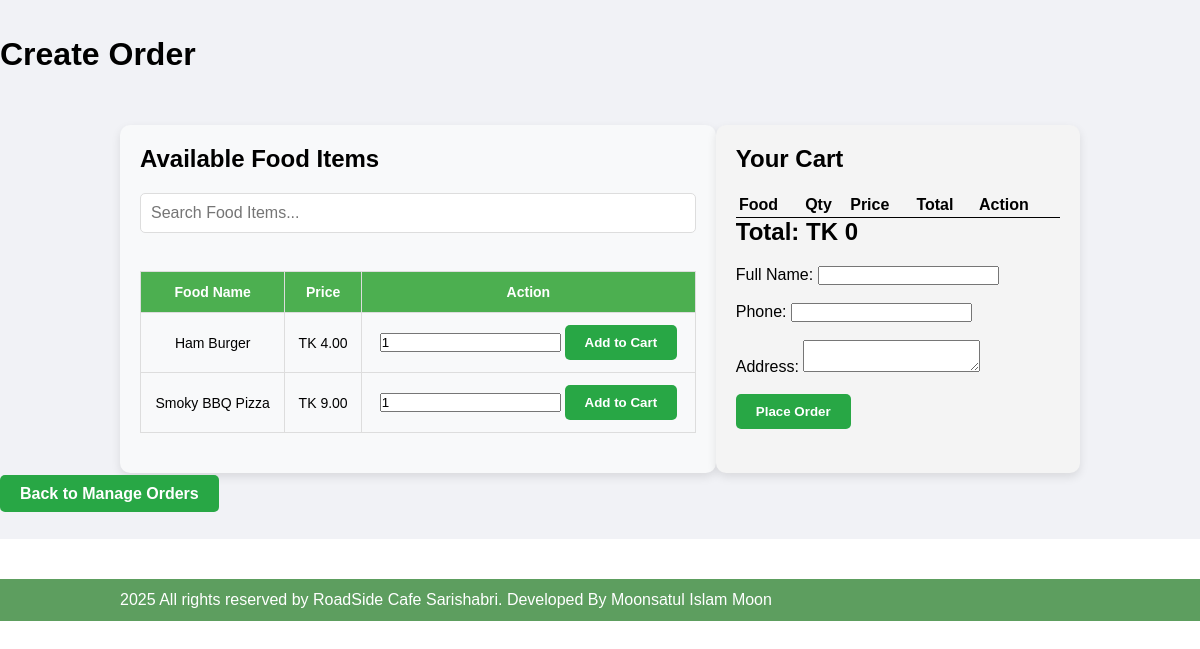
The app's page /admin/create-order.php with its own data.
### tables this page shows
CREATE TABLE `tbl_food` (
  `id` int(10) UNSIGNED NOT NULL,
  `title` varchar(100) NOT NULL,
  `description` text NOT NULL,
  `price` decimal(10,2) NOT NULL,
  `image_name` varchar(255) NOT NULL,
  `category_id` int(10) UNSIGNED NOT NULL,
  `featured` varchar(10) NOT NULL,
  `active` varchar(10) NOT NULL,
  `offer_price` decimal(10,2) NOT NULL DEFAULT 0.00
);

### admin/create-order.php (the view, shortened to what this page needs)
<link rel="stylesheet" href="../css/admin.css">
<?php
include('../config/constants.php');
?>
<div class="main-content">
<h1 class="heading">Create Order</h1>
    <div class="wrapper">
        <div class="food-section">
            <h3>Available Food Items</h3>
            <input type="text" id="food-search" placeholder="Search Food Items..." class="search-bar">
            <br><br>
            <table class="tbl-full" id="food-table">
                <thead>
                    <tr>
                        <th>Food Name</th>
                        <th>Price</th>
                        <th>Action</th>
                    </tr>
                </thead>
                <tbody>
                    <?php
                        $sql = "SELECT * FROM tbl_food WHERE active='Yes'";
                        $res = mysqli_query($conn, $sql);
                        while ($row = mysqli_fetch_assoc($res)) {
                            $food_id = $row['id'];
                            $food_name = $row['title'];
                            $food_price = $row['price'];
                            echo "<tr>
                                <td class='food-name'>{$food_name}</td>
                                <td>TK {$food_price}</td>
                                <td>
                                    <form action='create-order.php' method='POST'>
                                        <input type='hidden' name='food_id' value='{$food_id}'>
                                        <input type='number' name='quantity' value='1' min='1' required>
                                        <input type='submit' name='add_to_cart' value='Add to Cart' class='btn-primary'>
                                    </form>
                                </td>
                            </tr>";
                        }
                    ?>
                </tbody>
            </table>
        </div>
        <div class="cart-section">
            <h3>Your Cart</h3>
            <table id="cart-table">
                <thead>
                    <tr>
                        <th>Food</th>
                        <th>Qty</th>
                        <th>Price</th>
                        <th>Total</th>
                        <th>Action</th>
                    </tr>
                </thead>
                    <?php
                    $total = 0;
                    ?>
            </table>
            <h3>Total: TK <span id="total-price"><?php echo $total; ?></span></h3>
            <form action="place-order.php" method="POST">
                <label for="name">Full Name:</label>
                <input type="text" name="name" required><br><br>
                <label for="phone">Phone:</label>
                <input type="text" name="phone" required><br><br>
                <label for="address">Address:</label>
                <textarea name="address" required></textarea><br><br>
                <input type="submit" name="place_order" value="Place Order" class="btn-primary">
            </form>
        </div>
    </div>
    <a href="order-management.php" class="btn btn-primary">Back to Manage Orders</a>
</div>
<?php include('partials/footer.php'); ?>

### css/admin.css (style rules this page uses)
* { margin: 0; padding: 0; font-family: Arial, Helvetica, sans-serif; }
.wrapper { padding: 1%; width: 80%; margin: 0 auto; }
.tbl-full { width: 100%; }
table { border-collapse: collapse; width: 100%; }
th, td { padding: 8px; text-align: left; border-bottom: 1px solid #ddd; }
table tr th { border-bottom: 1px solid black; padding: 1%; text-align: left; }
table tr td { padding: 1%; }
.btn-primary { background-color: #1e90ff; padding: 1%; color: white; text-decoration: none; font-weight: bold; }
.main-content { background-color: #f1f2f6; padding: 3% 0; }

### admin/create-order.php (style rules this page uses)
.wrapper { display: flex; justify-content: space-between; margin-top: 40px; }
.food-section { width: 60%; padding: 20px; background-color: #f8f9fa; border-radius: 10px; box-shadow: 0 4px 10px rgba(0, 0, 0, 0.1); }
.food-section h3 { font-size: 24px; font-weight: 600; margin-bottom: 20px; }
.search-bar { width: 100%; padding: 10px; font-size: 16px; margin-bottom: 20px; border: 1px solid #ddd; border-radius: 5px; }
.tbl-full { width: 100%; border-collapse: collapse; margin-bottom: 20px; }
.tbl-full th, .tbl-full td { padding: 12px; text-align: center; border: 1px solid #ddd; font-size: 14px; }
.tbl-full th { background-color: #4CAF50; color: white; }
.cart-section { width: 35%; padding: 20px; background-color: #f4f4f4; border-radius: 10px; box-shadow: 0 4px 10px rgba(0, 0, 0, 0.1); }
.cart-section h3 { font-size: 24px; font-weight: 600; margin-bottom: 20px; }
.btn-primary { background-color: #28a745; color: white; padding: 10px 20px; border: none; cursor: pointer; border-radius: 5px; transition: background-color 0.3s; }

### records on screen
tbl_food: title "Ham Burger", price "4.00"
tbl_food: title "Smoky BBQ Pizza", price "9.00"

### other values on screen
$total "0"
